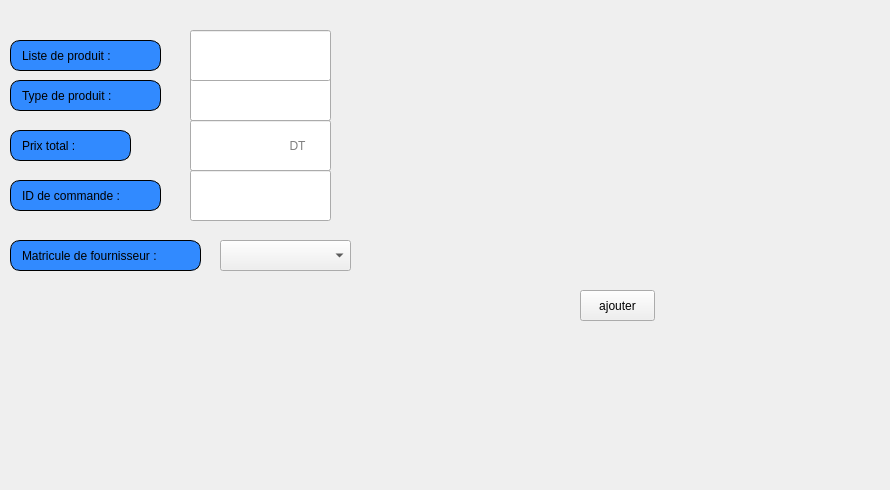
     <widget class="QWidget" name="tab_8">
      <attribute name="icon">
       <iconset>
        <normaloff>../../gestion_fournisseur/ajou.png</normaloff>../../gestion_fournisseur/ajou.png</iconset>
      </attribute>
      <attribute name="title">
       <string>Ajouter</string>
      </attribute>
      <widget class="QLabel" name="label_15">
       <property name="geometry">
        <rect>
         <x>0</x>
         <y>-60</y>
         <width>881</width>
         <height>481</height>
        </rect>
       </property>
       <property name="text">
        <string/>
       </property>
       <property name="pixmap">
        <pixmap resource="ressources.qrc">:/images/img/imf.jpg</pixmap>
       </property>
      </widget>
      <widget class="QLabel" name="label_16">
       <property name="geometry">
        <rect>
         <x>10</x>
         <y>80</y>
         <width>151</width>
         <height>31</height>
        </rect>
       </property>
       <property name="styleSheet">
        <string notr="true">border: 1px solid black;
border-radius: 10px;
padding: 0 8px;
background: #318aff;
font: bold, &quot;Arial&quot;;;
text-align:center;</string>
       </property>
       <property name="text">
        <string>Type de produit :</string>
       </property>
      </widget>
      <widget class="QLabel" name="label_17">
       <property name="geometry">
        <rect>
         <x>10</x>
         <y>130</y>
         <width>121</width>
         <height>31</height>
        </rect>
       </property>
       <property name="styleSheet">
        <string notr="true">border: 1px solid black;
border-radius: 10px;
padding: 0 8px;
background: #318aff;
font: bold, &quot;Arial&quot;;;
text-align:center;</string>
       </property>
       <property name="text">
        <string>Prix total :</string>
       </property>
      </widget>
      <widget class="QLineEdit" name="le_prix">
       <property name="geometry">
        <rect>
         <x>190</x>
         <y>120</y>
         <width>141</width>
         <height>51</height>
        </rect>
       </property>
       <property name="text">
        <string/>
       </property>
       <property name="placeholderText">
        <string>                             DT</string>
       </property>
      </widget>
      <widget class="QLabel" name="label_18">
       <property name="geometry">
        <rect>
         <x>10</x>
         <y>180</y>
         <width>151</width>
         <height>31</height>
        </rect>
       </property>
       <property name="styleSheet">
        <string notr="true">border: 1px solid black;
border-radius: 10px;
padding: 0 8px;
background: #318aff;
font: bold, &quot;Arial&quot;;;
text-align:center;</string>
       </property>
       <property name="text">
        <string>ID de commande :</string>
       </property>
      </widget>
      <widget class="QLabel" name="label_19">
       <property name="geometry">
        <rect>
         <x>10</x>
         <y>240</y>
         <width>191</width>
         <height>31</height>
        </rect>
       </property>
       <property name="styleSheet">
        <string notr="true">border: 1px solid black;
border-radius: 10px;
padding: 0 8px;
background: #318aff;
font: bold, &quot;Arial&quot;;;
text-align:center;</string>
       </property>
       <property name="text">
        <string>Matricule de fournisseur :</string>
       </property>
      </widget>
      <widget class="QLineEdit" name="le_id">
       <property name="geometry">
        <rect>
         <x>190</x>
         <y>170</y>
         <width>141</width>
         <height>51</height>
        </rect>
       </property>
      </widget>
      <widget class="QPushButton" name="pushButton_13">
       <property name="geometry">
        <rect>
         <x>500</x>
         <y>290</y>
         <width>101</width>
         <height>61</height>
        </rect>
       </property>
       <property name="styleSheet">
        <string notr="true">#pushButton_13{
	image: url(:/new/prefix1/i,qge/app.png);
border:none;}</string>
       </property>
       <property name="text">
        <string/>
       </property>
      </widget>
      <widget class="QLineEdit" name="le_type">
       <property name="geometry">
        <rect>
         <x>190</x>
         <y>70</y>
         <width>141</width>
         <height>51</height>
        </rect>
       </property>
      </widget>
      <widget class="QLabel" name="label_38">
       <property name="geometry">
        <rect>
         <x>10</x>
         <y>40</y>
         <width>151</width>
         <height>31</height>
        </rect>
       </property>
       <property name="styleSheet">
        <string notr="true">border: 1px solid black;
border-radius: 10px;
padding: 0 8px;
background: #318aff;
font: bold, &quot;Arial&quot;;;
text-align:center;</string>
       </property>
       <property name="text">
        <string>Liste de produit :</string>
       </property>
      </widget>
      <widget class="QLineEdit" name="le_liste">
       <property name="geometry">
        <rect>
         <x>190</x>
         <y>30</y>
         <width>141</width>
         <height>51</height>
        </rect>
       </property>
      </widget>
      <widget class="QComboBox" name="matricule_bon">
       <property name="geometry">
        <rect>
         <x>220</x>
         <y>240</y>
         <width>131</width>
         <height>31</height>
        </rect>
       </property>
      </widget>
      <widget class="QPushButton" name="ajouterbon">
       <property name="geometry">
        <rect>
         <x>580</x>
         <y>290</y>
         <width>75</width>
         <height>31</height>
        </rect>
       </property>
       <property name="styleSheet">
        <string notr="true">#ajouterbon{
font: bold, &quot;Arial&quot;;;     background-color: qlineargradient(x1: 0, y1: 0, x2: 0, y2: 1,
                                       stop: 0 #dadbde, stop: 1 #f6f7fa);
}
#ajouterbon:pressed {
font: bold, &quot;Arial&quot;;;     background-color: qlineargradient(x1: 0, y1: 0, x2: 0, y2: 1,
                                       stop: 0 #dadbde, stop: 1 #fff07b);}</string>
       </property>
       <property name="text">
        <string>ajouter</string>
       </property>
       <property name="icon">
        <iconset resource="ressources.qrc">
         <normaloff>:/images/img/app.png</normaloff>:/images/img/app.png</iconset>
       </property>
      </widget>
     </widget>
